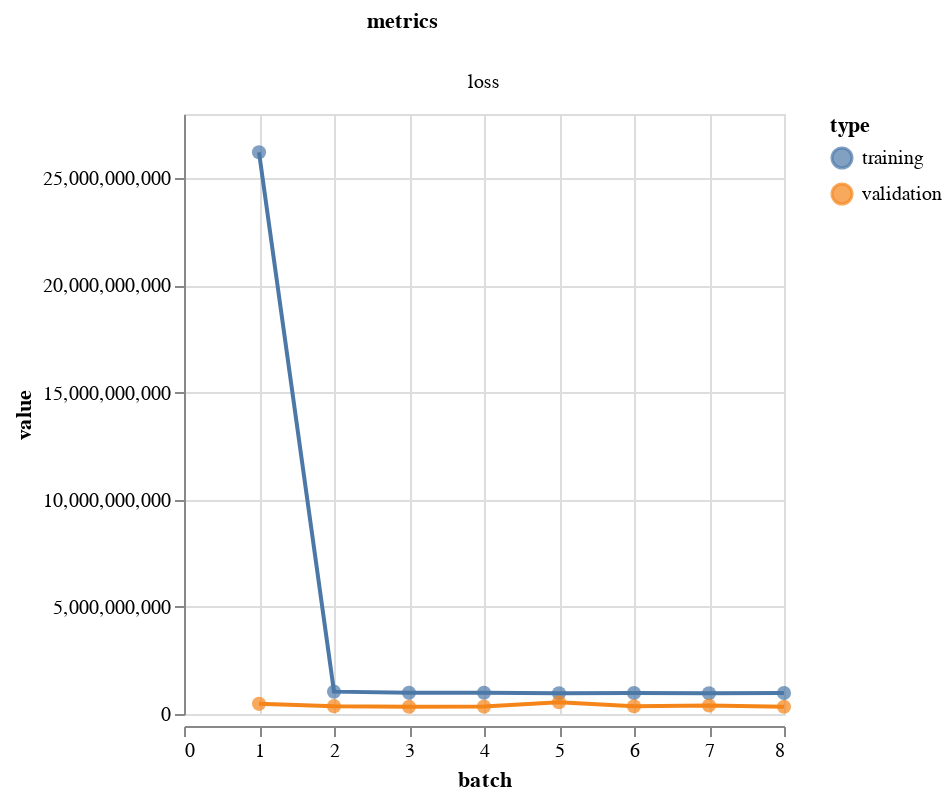

Notebook code for this chart:
### Code cell
vis.metrics(output.history)

### Figure 1 — Vega-Lite specification as saved in the notebook (floating-point values rounded to 4 significant figures)
{"config": {"view": {"continuousWidth": 400, "continuousHeight": 300}}, "data": {"name": "data-f639227cb03565181cdc5d89a9d5ed31"}, "facet": {"column": {"type": "nominal", "field": "metrics"}}, "spec": {"layer": [{"mark": {"type": "circle", "size": 50}, "encoding": {"color": {"type": "nominal", "field": "type"}, "tooltip": [{"type": "quantitative", "field": "batch"}, {"type": "quantitative", "field": "value"}], "x": {"type": "quantitative", "field": "batch"}, "y": {"type": "quantitative", "field": "value"}}, "height": 300, "width": 300}, {"mark": "line", "encoding": {"color": {"type": "nominal", "field": "type"}, "x": {"type": "quantitative", "field": "batch"}, "y": {"type": "quantitative", "field": "value"}}, "height": 300, "width": 300}]}, "resolve": {"scale": {"y": "independent"}}, "$schema": "https://vega.github.io/schema/vega-lite/v4.8.1.json", "datasets": {"data-f639227cb03565181cdc5d89a9d5ed31": [{"batch": 1, "value": 26220000000.0, "type": "training", "metrics": "loss"}, {"batch": 2, "value": 1044000000.0, "type": "training", "metrics": "loss"}, {"batch": 3, "value": 987700000.0, "type": "training", "metrics": "loss"}, {"batch": 4, "value": 990800000.0, "type": "training", "metrics": "loss"}, {"batch": 5, "value": 969800000.0, "type": "training", "metrics": "loss"}, {"batch": 6, "value": 980100000.0, "type": "training", "metrics": "loss"}, {"batch": 7, "value": 967600000.0, "type": "training", "metrics": "loss"}, {"batch": 8, "value": 974500000.0, "type": "training", "metrics": "loss"}, {"batch": 1, "value": 473300000.0, "type": "validation", "metrics": "loss"}, {"batch": 2, "value": 366500000.0, "type": "validation", "metrics": "loss"}, {"batch": 3, "value": 337800000.0, "type": "validation", "metrics": "loss"}, {"batch": 4, "value": 344800000.0, "type": "validation", "metrics": "loss"}, {"batch": 5, "value": 546800000.0, "type": "validation", "metrics": "loss"}, {"batch": 6, "value": 361400000.0, "type": "validation", "metrics": "loss"}, {"batch": 7, "value": 395800000.0, "type": "validation", "metrics": "loss"}, {"batch": 8, "value": 337500000.0, "type": "validation", "metrics": "loss"}]}}
